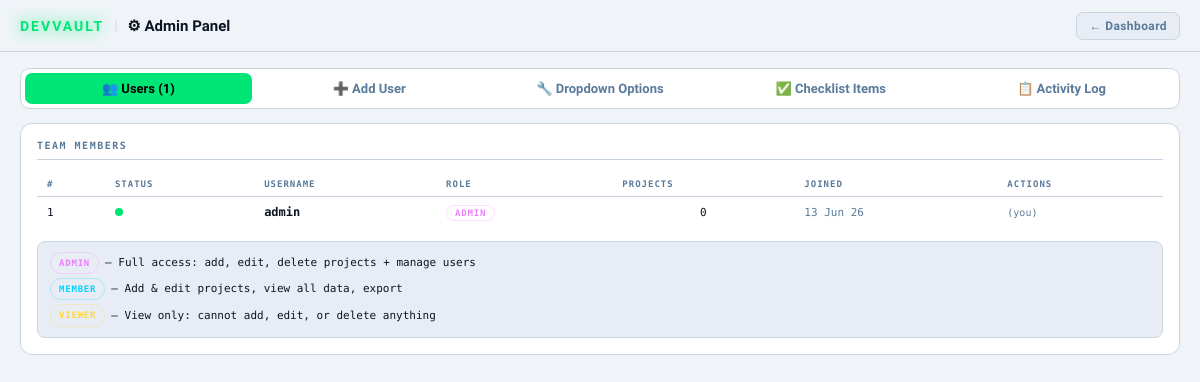
/admin.php (signed in), run on the app's committed database.
### tables this page shows
CREATE TABLE users (
            id INTEGER PRIMARY KEY AUTOINCREMENT,
            username TEXT UNIQUE NOT NULL,
            password_hash TEXT NOT NULL,
            role TEXT DEFAULT 'member',
            is_active INTEGER DEFAULT 1,
            theme TEXT DEFAULT 'dark',
            accent_color TEXT DEFAULT '#00d4ff',
            bg_color TEXT DEFAULT '',
            font_size INTEGER DEFAULT 14,
            font_family TEXT DEFAULT 'Rajdhani',
            created_at DATETIME DEFAULT CURRENT_TIMESTAMP
        , password_changed INTEGER DEFAULT 0);

### auth.php (called while the page is built, shortened)
<?php
function user_pref(string $key, string $default = ''): string {
    return $_SESSION['prefs'][$key] ?? $default;
}

### admin.php (the view, shortened to what this page needs)
<?php
require_once __DIR__ . '/auth.php';
$db = get_db();
$users   = $db->query("SELECT *,(SELECT COUNT(*) FROM projects WHERE created_by=users.id) as pc FROM users ORDER BY role DESC,username")->fetchAll();
$theme   = user_pref('theme','dark');
$roleColors=['admin'=>'#ea80fc','member'=>'#00d4ff','viewer'=>'#ffd740'];
$roleLabel =['admin'=>'Admin','member'=>'Member','viewer'=>'Viewer'];
?>
<!DOCTYPE html>
<html lang="en" data-theme="<?=$theme?>">
<head>
</head>
<body>
<div class="topbar">
  <span class="logo-txt">DEVVAULT</span>
  <span style="color:var(--border)">|</span>
  <span style="font-size:15px;font-weight:700">⚙ Admin Panel</span>
  <div style="margin-left:auto;display:flex;gap:8px">
    <a href="index.php" class="btn btn-ghost">← Dashboard</a>
  </div>
</div>
<div class="content">
<div class="tabs">
  <button class="tab active" onclick="showTab('users',this)">👥 Users (<?=count($users)?>)</button>
  <button class="tab" onclick="showTab('add',this)">➕ Add User</button>
  <button class="tab" onclick="showTab('options',this)">🔧 Dropdown Options</button>
  <button class="tab" onclick="showTab('checklist',this)">✅ Checklist Items</button>
  <button class="tab" onclick="showTab('logs',this)">📋 Activity Log</button>
</div>
<div class="tab-pane active" id="tab-users">
  <div class="panel">
    <h2>Team Members</h2>
    <table class="user-table">
      <tr>
        <th>#</th><th>Status</th><th>Username</th><th>Role</th>
        <th>Projects</th><th>Joined</th><th>Actions</th>
      </tr>
      <?php foreach($users as $u):
        $isActive = (int)($u['is_active'] ?? 1);
        $rclr = $roleColors[$u['role']] ?? '#8b949e';
      ?>
      <tr style="<?=!$isActive?'opacity:.5':''?>">
        <td><?=$u['id']?></td>
        <td>
          <span class="status-dot" style="background:<?=$isActive?'var(--success)':'var(--danger)'?>"
            title="<?=$isActive?'Active':'Inactive'?>"></span>
        </td>
        <td style="font-weight:700;color:var(--text);font-size:12px"><?=htmlspecialchars($u['username'])?></td>
        <td>
          <span class="role-badge" style="color:<?=$rclr?>;border-color:<?=$rclr?>40">
            <?=$roleLabel[$u['role']]??$u['role']?>
          </span>
        </td>
        <td style="text-align:center"><?=$u['pc']?></td>
        <td style="color:var(--muted)"><?=date('d M y',strtotime($u['created_at']))?></td>
        <td>
          <?php if($u['id']!==$_SESSION['user_id']):?>
          <div class="actions-cell">
            <select class="role-sel" data-uid="<?=$u['id']?>"
              style="background:var(--surface2);border:1px solid var(--border);border-radius:5px;
                padding:3px 6px;color:var(--text);font-size:10px;font-family:'Share Tech Mono',monospace;
                outline:none;cursor:pointer;width:auto"
              onchange="changeRole(<?=$u['id']?>,this.value)">
              <option value="admin" <?=$u['role']==='admin'?'selected':''?>>Admin</option>
              <option value="member" <?=$u['role']==='member'?'selected':''?>>Member</option>
              <option value="viewer" <?=$u['role']==='viewer'?'selected':''?>>Viewer</option>
            </select>
            <form method="POST" style="display:inline">
              <input type="hidden" name="csrf" value="<?=csrf_token()?>">
              <input type="hidden" name="action" value="toggle_active">
              <input type="hidden" name="uid" value="<?=$u['id']?>">
              <button type="submit" class="btn <?=$isActive?'btn-warn':'btn-success'?>"
                title="<?=$isActive?'Deactivate':'Activate'?>" style="padding:4px 8px">
                <?=$isActive?'⛔ Deactivate':'✅ Activate'?>
              </button>
            </form>
            <button class="btn btn-ghost" onclick="resetPw(<?=$u['id']?>,'<?=htmlspecialchars($u['username'])?>')"
              style="padding:4px 7px" title="Reset Password">🔑</button>
            <form method="POST" style="display:inline">
              <input type="hidden" name="csrf" value="<?=csrf_token()?>">
              <input type="hidden" name="action" value="delete_user">
              <input type="hidden" name="uid" value="<?=$u['id']?>">
              <button type="submit" class="btn btn-danger" style="padding:4px 7px"
                onclick="return confirm('Delete user <?=htmlspecialchars($u['username'])?>?')">🗑</button>
            </form>
          </div>
          <?php else:?>
          <span style="font-size:10px;color:var(--muted);font-family:'Share Tech Mono',monospace">(you)</span>
          <?php endif;?>
        </td>
      </tr>
      <?php endforeach;?>
    </table>
    <div class="role-info" style="margin-top:14px">
      <div class="ri"><span class="role-badge" style="color:<?=$roleColors['admin']?>;border-color:<?=$roleColors['admin']?>40">Admin</span> — Full access: add, edit, delete projects + manage users</div>
      <div class="ri"><span class="role-badge" style="color:<?=$roleColors['member']?>;border-color:<?=$roleColors['member']?>40">Member</span> — Add & edit projects, view all data, export</div>
      <div class="ri"><span class="role-badge" style="color:<?=$roleColors['viewer']?>;border-color:<?=$roleColors['viewer']?>40">Viewer</span> — View only: cannot add, edit, or delete anything</div>
    </div>
  </div>
</div>
</div>
</body>
</html>

### data on the page
users: id "1", is_active 1 (drawn), username "admin", role "ADMIN", pc "0", created_at "13 Jun 26", shows "(you)"

### other printed values
count($users) "1"
